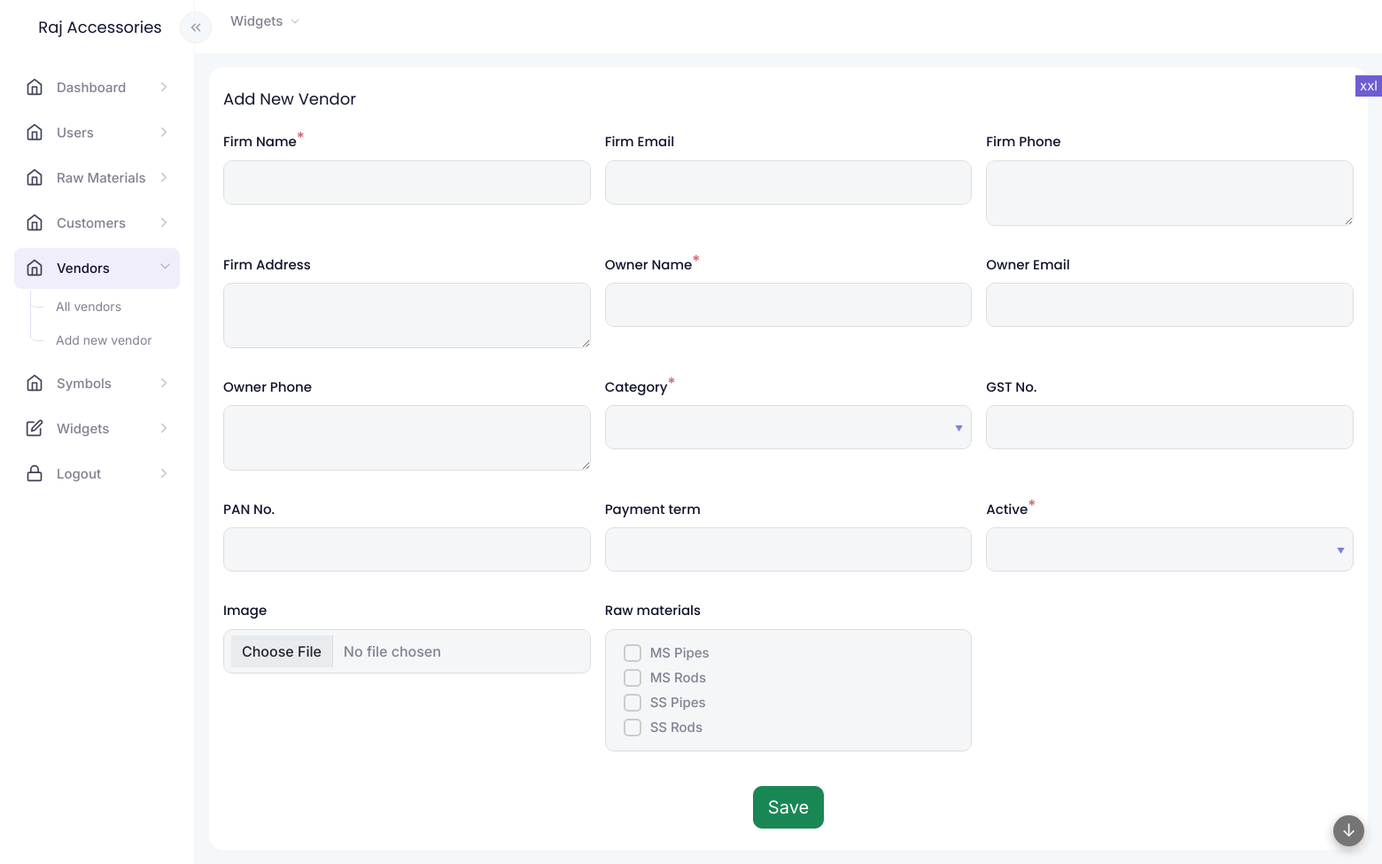
Before: /modules/vendors/vendor-form.php (signed in) with the older database file.
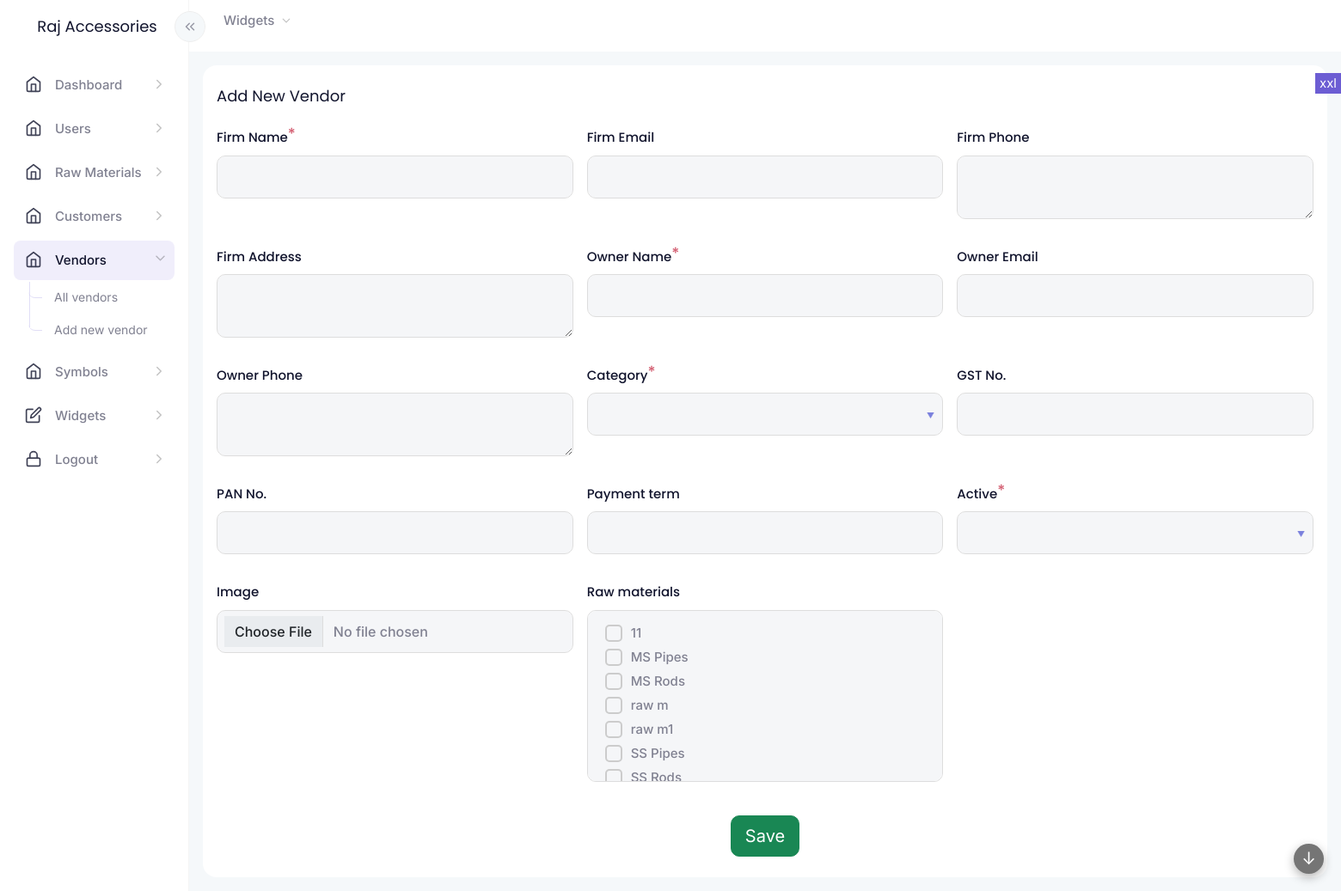
After: the same page with the newer database file.
### tables this page shows
CREATE TABLE IF NOT EXISTS `raw_materials` (
  `id` int NOT NULL AUTO_INCREMENT,
  `raw_material` varchar(255) NOT NULL,
  `unit` varchar(20) NOT NULL,
  `description` text NOT NULL,
  `image` int NOT NULL,
  `updated` int NOT NULL,
  PRIMARY KEY (`id`)
);

### common/functions.php (the view, shortened to what this page needs)
<?php
function widget_start($title = "", $class = "", $widget_title_class = "", $widget_wrapper_class = "", $options = "", $widget_options_class = "")
{
    echo '<div class="widgetwrapper col d-flex align-items-start  px-2 py-0 ' . $class . ' ">
 <div class="widget container-fluid py-4 px-3 overhide ' . $widget_wrapper_class . '">';
    if ($title != "") {
        echo "<div class='widget-title " . $widget_title_class . "'>";
        echo $title;
        echo "</div>";
    }
}
function widget_end()
{
    echo "</div>
 </div>";
}
?>
<?php
function form_field($vars, $data)
{
    $s = "";
    if ($vars["type"] == "submit") {
        $s = '<div class="' . $vars["class"] . '">';
        $s .= '<input type="submit" name="' . $vars["key"] . '" value="' . $vars["name"] . '" class="btn btn-success btn-lg">';
        $s .= '</div>';
    }
    else {
        $s = '<div class="' . $vars["class"] . '"><label for="' . $vars["key"] . '" class="form-label">' . $vars["name"] . '';
        $required = (isset($vars["required"]) && $vars["required"] == true) ? true : false;
        if ($required) {
            $s .= '<sup>*</sup>';
        }
        $s .= '</label>';
        if ($vars["type"] == "text") {
            $s .= '<input type="text" class="form-control" name="' . $vars["key"] . '" id="' . $vars["key"] . '" value="' . get_value($data, $vars["key"]) . '" ' . ($required ? "required" : "") . '>';
            $s .= '<div class="invalid-feedback">Incorrect ' . $vars["name"] . ' value</div>';
        } else if ($vars["type"] == "textarea") {
            $s .= '<textarea class="form-control" name="' . $vars["key"] . '" id="' . $vars["key"] . '" ' . ($required ? "required" : "") . '>' . get_value($data, $vars["key"]) . '</textarea>';
            $s .= '<div class="invalid-feedback">Incorrect ' . $vars["name"] . ' value</div>';
        } else if ($vars["type"] == "number") {
            $s .= '<input type="number" class="form-control" name="' . $vars["key"] . '" id="' . $vars["key"] . '" value="' . get_value($data, $vars["key"]) . '" ' . ($required ? "required" : "") . '>';
            $s .= '<div class="invalid-feedback">Incorrect ' . $vars["name"] . ' value</div>';
        } else if ($vars["type"] == "select") {
            $s .= '<select class="form-control" name="' . $vars["key"] . '" id="' . $vars["key"] . '" ' . ($required ? "required" : "") . '>';
            $sel = get_value($data, $vars["key"]);
            $s .= select_options($vars["options"], $sel);
            $s .= '</select><div class="invalid-feedback">Incorrect ' . $vars["name"] . ' value</div>';
        } else if ($vars["type"] == "multi-checkbox") {
            $s .= '<div class="multi-check-list">';
            foreach ($vars["options"] as $k => $v) {
                $sel = "";
                $optid = $vars["option_id"];
                $optlabel = $vars["option_label"];
                $s .= '<input type="checkbox" ' . $sel . ' class="form-check-input" name="' . $vars["key"] . '[]" id="' . $vars["key"] . '-' . $v[$optid] . '" value="' . $v[$optid] . '"><label for="' . $vars["key"] . '-' . $v[$optid] . '">' . $v[$optlabel] . '</label><br>';
            }
            $s .= '</div>';
        } else if ($vars["type"] == "image-file") {
            $s .= '<input type="file" class="form-control" name="' . $vars["key"] . '" id="' . $vars["key"] . '" ' . ($required ? "required" : "") . '>';
            $s .= '<div class="invalid-feedback">Invalid ' . $vars["name"] . '</div>';
        }
        $s .= '</div>';
    }
    return $s;
}
function fetch_data($vars)
{
    global $conn;
    $table = $vars["table"];
    $cols = $vars["columns"];
    $order = $vars["order"];
    $limit = $vars["limit"];
    $condition = $vars["condition"];
    if ($condition != "") {
        $condition = " WHERE " . $condition;
    }
    if (trim($order) != '') {
        if (strpos($order, " DESC") !== false || strpos($order, " ASC") !== false) {
            $order = ' ORDER BY ' . trim($order) . ' ';
        } else {
            $order = ' ORDER BY ' . trim($order) . ' ASC ';
        }
    }
    $ret = [];
    $sql = ' SELECT ' . $cols . ' FROM ' . $table . ' ' . $condition . ' ' . $order . ' ' . $limit . ' ';
    $querystr = $conn->query($sql);
    $totrows = mysqli_num_rows($querystr);
    if ($totrows > 0) {
        $inc = 0;
        while ($result = mysqli_fetch_object($querystr)) {
            foreach ($result as $key => $value) {
                $ret[$inc][$key] = $value;
            }
            $inc = $inc + 1;
        }
    }
    return $ret;
}

Changed rows visible on the page:
added raw_materials: raw_material "11"
added raw_materials: raw_material "raw m"
added raw_materials: raw_material "raw m1"
